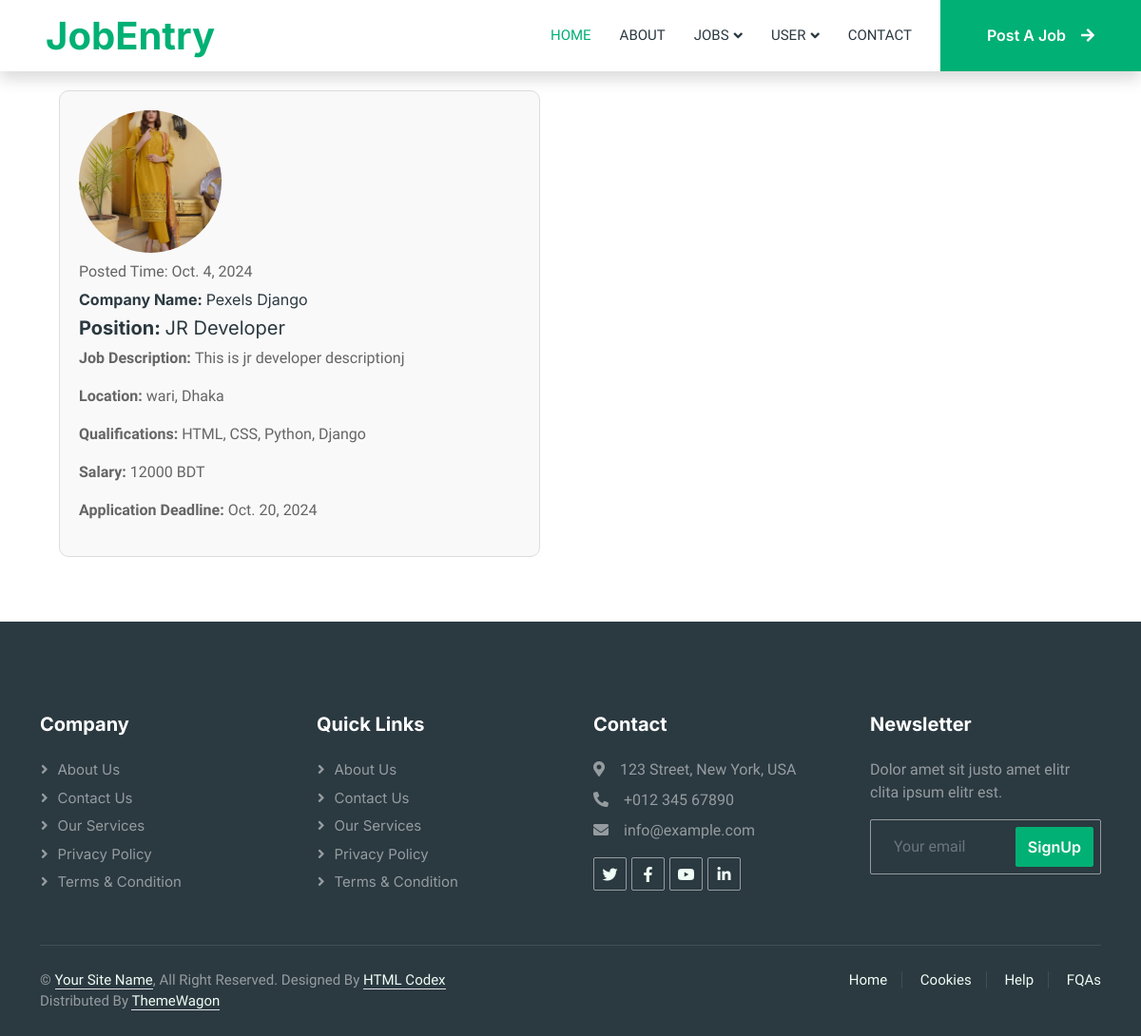
The page /view_job/2 (signed in) on the database its author committed.
### App/models.py (models this page shows, shortened)
class JobModel(models.Model):
    user = models.ForeignKey(CustomUser, on_delete=models.CASCADE, null=True)
    job_title = models.CharField(max_length=50, null=True)
    JOB_TYPES = [
        ('full_time', 'Full-time'),
        ('part_time', 'Part-time'),
        ('internship', 'Internship'),
        ('freelance', 'Freelance'),
    ]
    job_type = models.CharField(max_length=100, choices=JOB_TYPES, null=True)
    job_description = models.TextField(max_length=500, null=True)
    company_logo = models.ImageField(upload_to="media/cv",null=True)
    company_name = models.CharField(max_length=50, null=True)
    job_location = models.CharField(max_length=100, null=True)
    salary = models.CharField(max_length=50, null=True)
    create_at = models.DateField(auto_now=True, null=True)
    update_at = models.DateField(auto_now_add=True, null=True)
    deadline = models.DateField(null=True)
    qualifications = models.CharField(max_length=200, null=True)

### myProject/views.py (the view, shortened to what this page needs)
# urls.py: path('view_job/<int:id>', apply_now, name="view_job"),
@login_required
def apply_now(req, id):
    current_user = req.user
    if current_user:
        current_job =  JobModel.objects.get(id=id)
        already_apply = ApplyNowModel.objects.filter(user=current_user, job=id)
        applicants_counting =  ApplyNowModel.objects.filter(job=id).count()
        try:
            data = get_object_or_404(JobModel, id=id)
        except Http404:
            messages.error(req, "there is something wrong")
            return redirect('home')
        context = {
            'data': data,
            'already_apply':already_apply,
            "applicants_counting":applicants_counting
        }
    else:
        messages.warning(req, "you are not a user of this site Please Login or register")
        return redirect("loginPage")
    return render(req,  'common/applyNow.html', context)

### templates/common/applyNow.html (shortened to what this page needs)
{% extends "common/master.html" %}
{% block body %}
{% include 'layouts/navbar.html' %}
<div class="container">
    <div class="row justify-content-start">
        <div class="col-md-6">
            <div class="profile-card">
                <img src="/{{data.company_logo}}" class="profile-image" alt="">
                <p class="my-2 text-lead fs-italic">Posted Time: {{data.create_at}}</p>
                <h2 class="lead fw-bold fs-6">Company Name: <span class="fw-normal">{{data.company_name}}</span></h2>
                <h2 class="lead fw-bold">Position: <span class="fw-normal">{{data.job_title}}</span></h2>
                <p class="lead fw-bold fs-6">Job Description: <span class="fw-normal">{{data.job_description}}</span></p>
                <p class="lead fw-bold fs-6">Location:  <span class="fw-normal">{{data.job_location}}</span></p>
                <p class="lead fw-bold fs-6">Qualifications:  <span class="fw-normal">{{data.qualifications}}</span></p>
                <p class="lead fw-bold fs-6">Salary:  <span class="fw-normal">{{data.salary}} BDT</span></p>
                <p class="lead fw-bold fs-6">Application Deadline:  <span class="fw-normal">{{data.deadline}}</span></p>
            </div>
        </div>
    </div>
</div>
{% include 'layouts/footer.html' %}
{% endblock body %}

### static/css/style.css (style rules this page uses)
:root { --primary: #00B074; --secondary: #2B9BFF; --light: #EFFDF5; --dark: #2B3940; }
.profile-card { margin: 20px; padding: 20px; border: 1px solid #ddd; border-radius: 10px; background-color: #f9f9f9; }
.profile-image { border-radius: 50%; width: 150px; height: 150px; object-fit: cover; }

### rows shown on the page
JobModel: company_logo (picture), create_at "Oct. 4, 2024", company_name "Pexels Django", job_title "JR Developer", job_description "This is jr developer descriptionj", job_location "wari, Dhaka", qualifications "HTML, CSS, Python, Django", salary "12000", deadline "Oct. 20, 2024"
